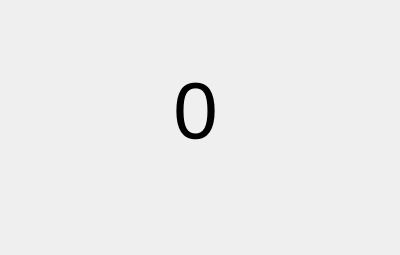
<?xml version="1.0" encoding="UTF-8"?>
<ui version="4.0">
 <class>Stopwatch</class>
 <widget class="QWidget" name="Stopwatch">
  <property name="geometry">
   <rect>
    <x>0</x>
    <y>0</y>
    <width>400</width>
    <height>255</height>
   </rect>
  </property>
  <property name="windowTitle">
   <string>Stopwatch</string>
  </property>
  <widget class="QLabel" name="timelabel">
   <property name="geometry">
    <rect>
     <x>50</x>
     <y>70</y>
     <width>291</width>
     <height>81</height>
    </rect>
   </property>
   <property name="font">
    <font>
     <pointsize>60</pointsize>
    </font>
   </property>
   <property name="text">
    <string>0</string>
   </property>
   <property name="alignment">
    <set>Qt::AlignCenter</set>
   </property>
  </widget>
 </widget>
 <layoutdefault spacing="6" margin="11"/>
 <resources/>
 <connections/>
</ui>
